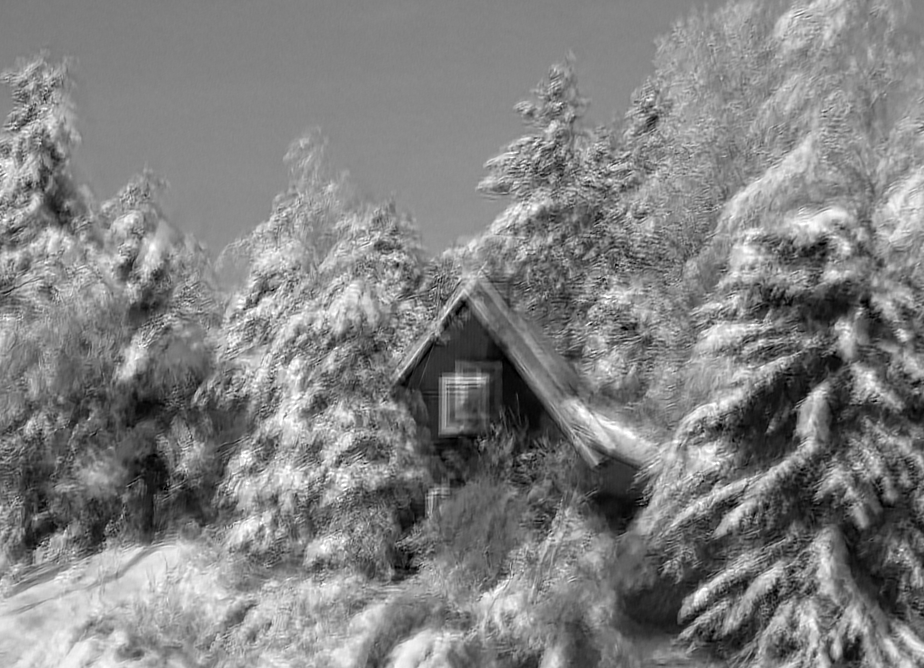
%> input picture 0407/blurImg.png, 924 x 668 px
$ octave test.m   (GNU Octave 9; MATLAB toolbox functions it lacks are replaced by stand-ins)
%> lines starting %> are read from the running program, lines starting %| are printed output that depends on the picture; in (x1, y1, x2, y2) boxes, pixels count from 0 and x2, y2 are one past the last pixel; in counts of white or black regions, pixels touching at a corner belong together; the program's own positions count from 1
### grad.m
%   function g = grad(img, sigma)
%
% g{i} is the i-th component of the gradient of img;
% sigma is the standard deviation of the Gaussian function used for
% differentiation; if left unspecified, sigma defaults to 1 pixel.

function g = grad(img, sigma)

% Assign a default standard deviation if needed
if nargin < 2 || isempty(sigma)
    sigma = 1;
end

transpose = false;
if isvector(img)
    nd = 1;
    img = img';
    transpose = true;
else
    nd = ndims(img);
end

[skernel, dkernel] = diffKernels(sigma);

% Convert to doubles if needed
img = double(img);

% Output g has as many arrays of size size(img) as img has dimensions
g = cell(nd, 1);
for i = 1:nd
    g{i} = zeros(size(img));
end

nconv = 0;
g{1} = img;
for i = 1:nd
    % This sequence of filtering operations achieves the minimum number of
    % convolutions. Do not exchange the order of the last two convolutions!
    for j = 1:(i-1)
        if j <= nd
            g{j} = conv1(g{j}, skernel, i);
            nconv = nconv + 1;
        end
    end
    if i < nd
        if i + 1 <= nd
            g{i + 1} = conv1(g{i}, skernel, i);
            nconv = nconv + 1;
        end
    end
    if i <= nd
        g{i} = conv1(g{i}, dkernel, i);
        nconv = nconv + 1;
    end
end

if transpose
    g{1} = g{1}';
end

% Make one-dimensional smoothing and differentiation kernels with parameter
% sigma

    function [skernel, dkernel] = diffKernels(sigma)

        % Make the tails of the Gaussian long enough to make truncation
        % unnoticeable
        tail = ceil(3.5 * sigma);
        x = -tail:tail;
        x = x(:);

        % A one-dimensional Gaussian and its derivative
        skernel = gauss(x, sigma, 1);
        dkernel = gaussDeriv(x, sigma);

        %%%%%%%%%%%%%%%%%%%%%%%%%%%%%%%%%%%%%%%%%%%%%%%%%%%%%%%%%%%%%%%%%%%%%%%%

        % With normalized == 0, returns samples of a 1D Gaussian with the given
        % mean and standard deviation. With normalized == 1, adjusts normalization
        % so that the sum of the samples is one.
        % [12 lines left out: function gauss, not called in this run]

        %%%%%%%%%%%%%%%%%%%%%%%%%%%%%%%%%%%%%%%%%%%%%%%%%%%%%%%%%%%%%%%%%%%%%%%%
        % Normalizes so that the inner product of the samples with a unit-slope
        % ramp centered at the origin is minus one
        % [8 lines left out: function gaussDeriv, not called in this run]

    end

% Compute the convolution of multidimensional array in with the
% specified one-dimensional kernel along dimension dim.
% The argument 'left' is useful when kernel is [1, -1]. In that case,
% left == true (the default) leads to computing the left finite difference,
% and left == false leads to computing the right finite difference.

    % [45 lines left out: function conv1, not called in this run]
end

### smallEigenvalue.m
function [ lambdaMin ] = smallEigenvalue( I, sigma )
%SMALLEIGENVALUE Summary of this function goes here
%   Detailed explanation goes here
    [w1,~] = gauss(sigma);
    g = grad(I);
    g1 = g{1,1};
    g2 = g{2,1};
    p = g1.*g1;
    r = g1.*g2;
    q = g2.*g2;
    p = conv2(w1, w1', p);
    r = conv2(w1, w1', r);
    q = conv2(w1, w1', q);
    lambdaMin = p + q - ((p-q).^2 + 4 * r.*r).^0.5;
end

### gauss.m
function [ w1, u ] = gauss( sigma )
%GAUSS Summary of this function goes here
%   Detailed explanation goes here
    h = ceil(2.5 * sigma);
    u = (-h:h)';
    w1(1:2*h+1,1) = (2*pi*sigma*sigma)^(-0.5)*exp(-0.5.*((u/sigma).^2));
    % normalize
    c = sum(w1);
    w1 = w1/c;
end

### 0407/test.m
%% load image
close all;
clear all;
I = imread('blurimg.png');
%> I is the input picture: size 668x924 uint8; min 0, max 255, mean 129
figure;
imshow(I);

%% edge detector, using canny.
EDGE = edge(I, 'canny', [0.1, 0.5]);
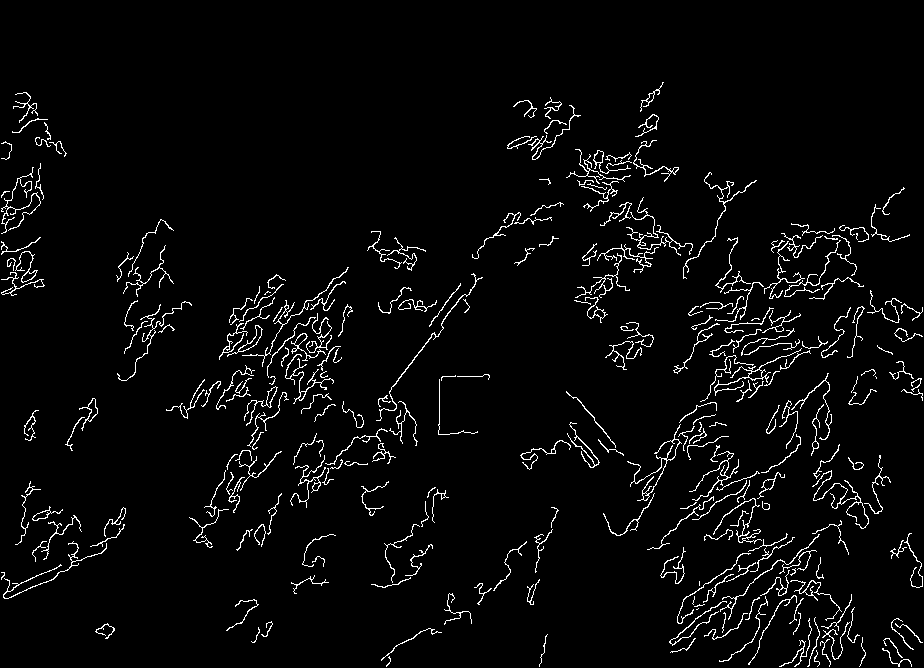
%> EDGE: size 668x924 logical; 3.7% white in thin lines or dots, all inside (x1, y1, x2, y2) = (1, 82, 923, 667)
%        The Canny method finds edges by looking for local maxima of the
%        gradient of I. The gradient is calculated using the derivative of a
%        Gaussian filter. The method uses two thresholds, to detect strong
%        and weak edges, and includes the weak edges in the output only if
%        they are connected to strong edges. This method is therefore less
%        likely than the others to be "fooled" by noise, and more likely to
%        detect true weak edges.

% Corner = corner(I, 'MinimumEigenvalue');
figure;
imshow(EDGE);

%% hough transform and get peaks
[H, THETA, RHO] = hough(EDGE);
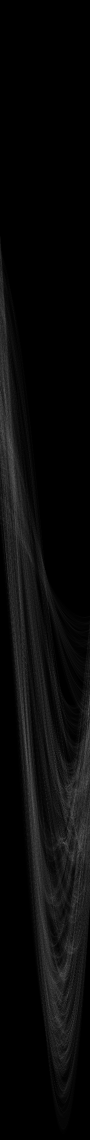
%> H: size 2279x180 double (shown at 1/2 size); min 0, max 133, mean 9.9
%> THETA = 180 values from -90 to 89; RHO = 2279 values from -1139 to 1139
%     [H, THETA, RHO] = hough(BW) computes the SHT of the binary image BW.
%     THETA (in degrees) and RHO are the arrays of rho and theta values over
%     which the Hough transform matrix, H, was generated.

PEAKS = houghpeaks(H, 100, 'threshold', ceil(0.5 * max(H(:))));
%> PEAKS = 100 rows, first 12: [1686 128; 1991 136; 832 1; 1689 157; 1691 160; 1669 154; 779 9; 880 19; 1496 52; 1441 46; 1954 124; 1701 136]
%     PEAKS = houghpeaks(H,NUMPEAKS) locates peaks in the Hough
%     transform matrix, H, generated by the HOUGH function. NUMPEAKS
%     specifies the maximum number of peaks to identify. PEAKS is
%     a Q-by-2 matrix, where Q can range from 0 to NUMPEAKS. Q holds
%     the row and column coordinates of the peaks. If NUMPEAKS is
%     omitted, it defaults to 1.

%     'Threshold' Nonnegative scalar.
%                 Values of H below 'Threshold' will not be considered
%                 to be peaks. Threshold can vary from 0 to Inf.
%
%                 Default: 0.5*max(H(:))

%% Get line segment
x = THETA(PEAKS(:,2));
%> x = 100 values, max 87 at index 16, min -90 at index 3, mean 2.1
y = RHO(PEAKS(:,1));
%> y = 100 values, max 894 at index 89, min -394 at index 75, mean 293.9
LINES = houghlines(EDGE, THETA, RHO, PEAKS, 'FillGap', 5, 'MinLength', 20);
%> LINES = 32 lines; longest, point1 to point2 (x, y): (383, 401) to (435, 333), (577, 398) to (616, 446), (406, 370) to (435, 335), (47, 582) to (8, 599), (443, 377) to (483, 377), (646, 501) to (666, 467)
%     houghlines returns
%     LINES structure array whose length equals the number of merged line segments found.
%     'FillGap'   Positive real scalar.
%                 When houghlines finds two line segments associated
%                 with the same Hough transform bin that are separated
%                 by less than 'FillGap' distance, houghlines merges
%                 them into a single line segment.
%
%                 Default: 20
%
%     'MinLength' Positive real scalar.
%                 Merged line segments shorter than 'MinLength'
%                 are discarded.
%
%                 Default: 40


%% corner detector
figure;
lambdaMin = smallEigenvalue(I, 3);
%> (the run ends here)
